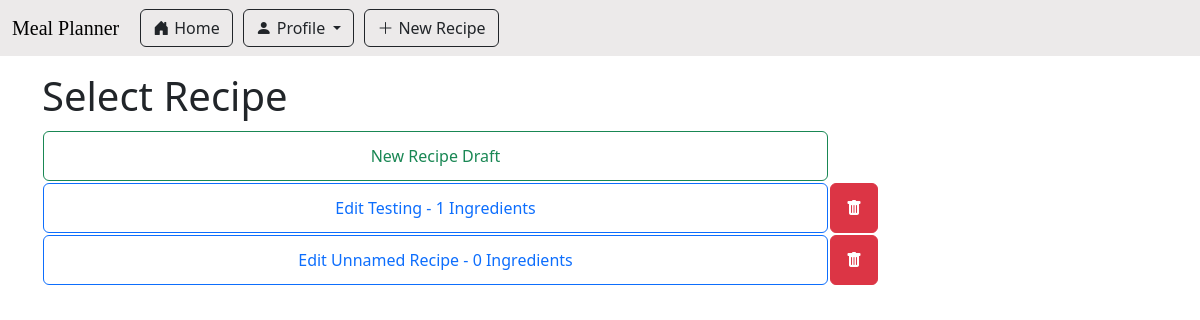
The app's page /recipe/create (signed in) with its own data.
### app/main/models.py (models this page shows, shortened)
class Recipe(db.Model):
    id : sqlo.Mapped[int] = sqlo.mapped_column(primary_key=True)
    title : sqlo.Mapped[str] = sqlo.mapped_column(sqla.String(150), default="")
    description: sqlo.Mapped[str] = sqlo.mapped_column(sqla.String(1500), default="")
    servingSize : sqlo.Mapped[float] = sqlo.mapped_column(sqla.Float, default=0)
    estimatedTime : sqlo.Mapped[str] = sqlo.mapped_column(sqla.String(25), default="")
    steps : sqlo.Mapped[str] = sqlo.mapped_column(sqla.String, default="")
    timestamp : sqlo.Mapped[Optional[datetime]] = sqlo.mapped_column(default = lambda : datetime.now(timezone.utc))
    is_draft : sqlo.Mapped[bool] = sqlo.mapped_column(sqla.Boolean, default=True)
    user_id : sqlo.Mapped[int] = sqlo.mapped_column(sqla.ForeignKey('user.id'))
    writer : sqlo.Mapped['User'] = sqlo.relationship(back_populates='written_recipes')
    tags: sqlo.WriteOnlyMapped['Tag'] = sqlo.relationship(
        secondary=recipe_tags_table,
        primaryjoin=(recipe_tags_table.c.recipe_id == id),
        back_populates='recipes',
        passive_deletes=True)
    recipe_saved_by_users : sqlo.WriteOnlyMapped['User'] = sqlo.relationship(
        secondary=saved_recipes_table,
        primaryjoin=(saved_recipes_table.c.recipe_id == id),
        back_populates='users_saved_recipes',
        passive_deletes=True)
    ingredients_used: sqlo.WriteOnlyMapped['RecipeIngredientUse'] = sqlo.relationship(back_populates='recipe_usecase_recipe', passive_deletes=True)
    def get_num_ingredients(self):
        return len(db.session.scalars(sqla.select(RecipeIngredientUse).where(RecipeIngredientUse.recipe_id == self.id)).all())

### app/recipe/recipe_routes.py (the view, shortened to what this page needs)
@bp_recipe.route('/recipe/create', methods=['GET', 'POST'])
def create_recipe():
    if request.method == "GET":
        recipeDrafts = current_user.get_drafted_recipes()
        return render_template('select_recipe_to_edit.html', recipeOpts=recipeDrafts)

### app/main/models.py (called while the page is built)
    @login.user_loader
    def load_user(id):
        return db.session.get(User, int(id))

    def get_drafted_recipes(self):
        return db.session.scalars(sqla.select(Recipe).where(Recipe.is_draft == True).where(Recipe.user_id == self.id)).all()

### meal_planner.py (called while the page is built)
@app.before_request
def initDB(*args, **kwargs):
    if app._got_first_request:
        db.create_all()

### app/recipe/templates/select_recipe_to_edit.html
{% extends "base.html" %}
{% import 'bootstrap_wtf.html' as wtf %}
{% block content %}
<h1>Select Recipe</h1>
<form action="" method="post">
<table class="recipe-editing-table">
    <tr>
        <th class="info-col"></th>
        <th class="remove-col"></th>
    </tr>
    <tr>
        <td><button type="submit" name="select_button" value="new" class="btn btn-outline-success">
            New Recipe Draft
        </button></td>
    </tr>
    {% for recipeDraft in recipeOpts %}
        <tr>
            <td><button type="submit" name="select_button" value="{{recipeDraft.id}}" class="btn btn-outline-primary">
                Edit
                {% if recipeDraft.title == "" %}
                    Unnamed Recipe
                {% else %}
                    {{ recipeDraft.title }}
                {% endif %}
                - {{ recipeDraft.get_num_ingredients() }} Ingredients
            </button></td>
            <td><button type="submit" name="remove_button" value="{{recipeDraft.id}}" class="btn btn-danger"><i class="bi bi-trash-fill"></i></button></td>
        </tr>
    {% endfor %}
</table>
</form>
{% endblock %}

### app/static/css/main.css (style rules this page uses)
:root { --accent-bg-color: #eceaea; --blank-bg-color: #fff; --outline-color: #989090; }

### records on screen
Recipe: {{ recipeDraft.id }} 9 (drawn), title "Testing", get_num_ingredients "1"
Recipe: {{ recipeDraft.id }} 12 (drawn), title "Unnamed Recipe", get_num_ingredients "0"
